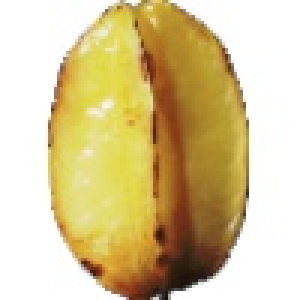
#> input picture resources/carambula_0_100.jpg, 100 x 100 px (shown 3 times larger)
$ python chapter3.py
#> lines starting #> are read from the running program, lines starting #| are printed output that depends on the picture
import cv2
img = cv2.imread("resources/carambula_0_100.jpg")
#> img is the input picture: shape (100, 100, 3); mean B, G, R 151.7, 199.2, 216.3


img = cv2.resize(img,(200,200))
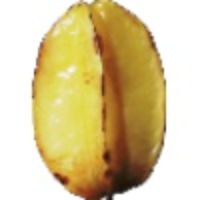
#> img: shape (200, 200, 3); mean B, G, R 151.7, 199.1, 216.3
cv2.line(img,(0,0),(100,150),(0,255,0),2)
cv2.rectangle(img,(0,0),(100,50),(255,0,213),5)
cv2.circle(img,(70,120),30,(123,23,168),2)
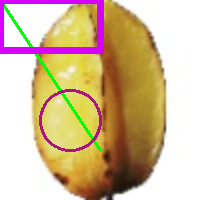
#> img: shape (200, 200, 3); mean B, G, R 154.1, 188.6, 212.2
cv2.imshow("img ",img)
cv2.waitKey(0)

$ run again, with resources/ncar.jpg copied over resources/carambula_0_100.jpg
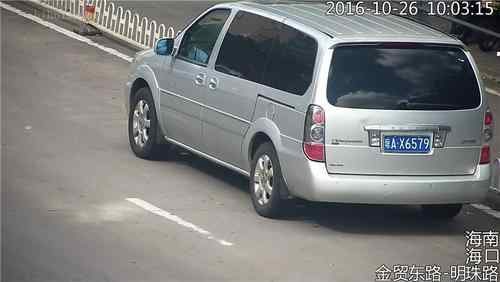
#> input picture resources/ncar.jpg, 500 x 282 px
#> img is the input picture: shape (282, 500, 3); mean B, G, R 124.2, 124.6, 123.7
#> `img = cv2.resize(img,(200,200))`:
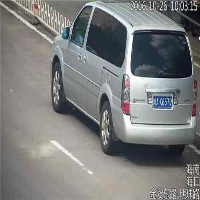
#> img: shape (200, 200, 3); mean B, G, R 124.2, 124.6, 123.6
#> `cv2.circle(img,(70,120),30,(123,23,168),2)`:
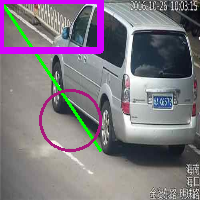
#> img: shape (200, 200, 3); mean B, G, R 128.1, 119.9, 126.4
